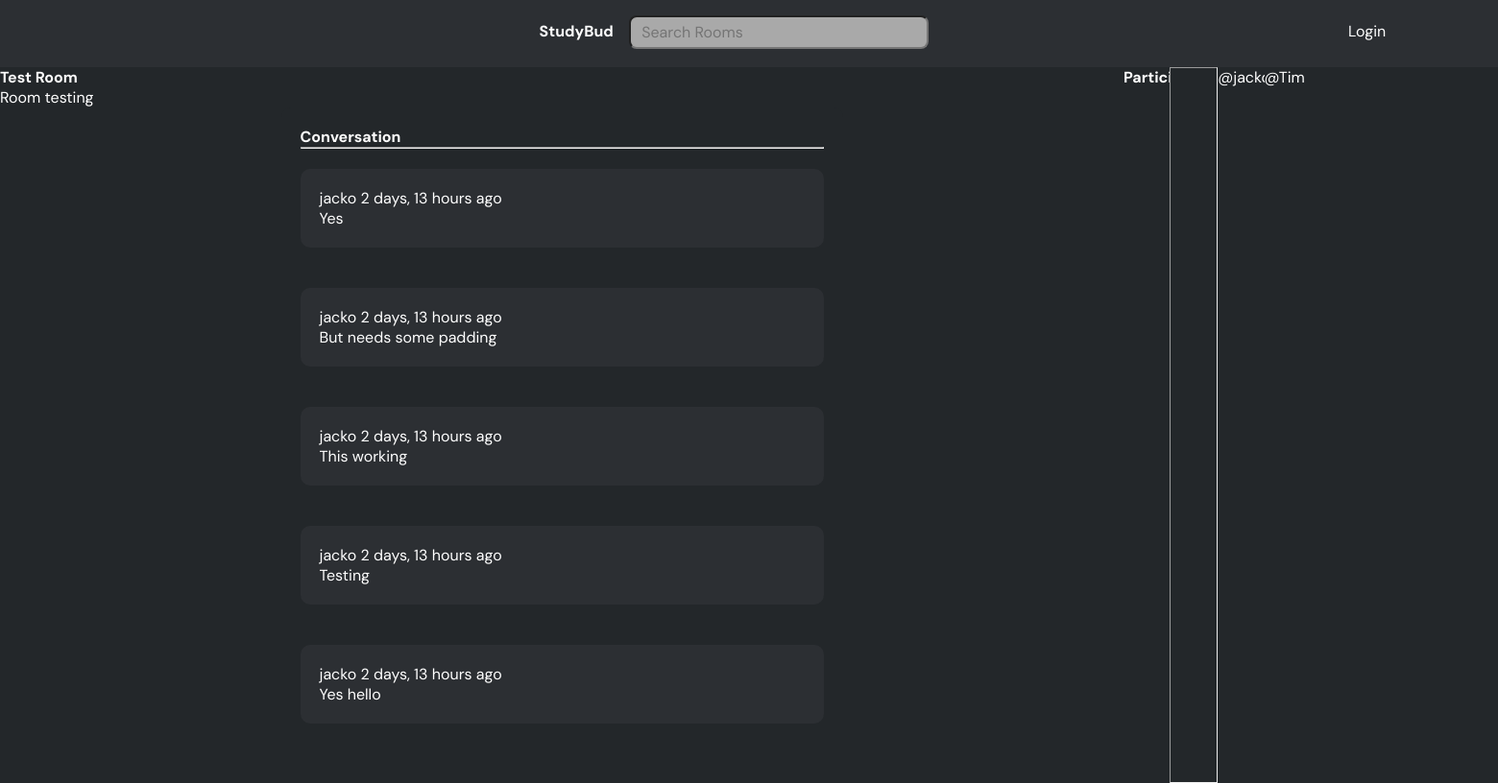
Screenshot of /room/7/ with the database file from the repository.
### base/models.py (models this page shows, shortened)
class Room(models.Model):
    host = models.ForeignKey(User, on_delete = models.SET_NULL, null=True)
    topic = models.ForeignKey(Topic, on_delete = models.SET_NULL, null=True)
    name = models.CharField(max_length=200)
    description = models.TextField(null=True, blank=True)
    participants = models.ManyToManyField(User, related_name="participants", blank=True)
    updated = models.DateTimeField(auto_now=True)
    created = models.DateTimeField(auto_now_add=True)
    class Meta:
        ordering = ["-updated", "-created"]

class Message(models.Model):
    user = models.ForeignKey(User, on_delete=models.CASCADE)
    room = models.ForeignKey(Room, on_delete = models.CASCADE)
    body = models.TextField()
    updated = models.DateTimeField(auto_now=True)
    created = models.DateTimeField(auto_now_add=True)
    class Meta:
        ordering = ["-updated", "-created"]

### base/views.py (the view, shortened to what this page needs)
# urls.py: path("room/<str:pk>/", views.room, name="room"),
def room(request, pk):
    room = Room.objects.get(id=pk)
    room_messages = room.message_set.all()
    participants = room.participants.all()
    context = {"room": room, "room_messages": room_messages, "participants": participants}
    return render(request, "base/room.html", context)

### base/templates/base/room.html (shortened to what this page needs)
{% extends "main.html" %}
{% block content %}
<div class ="room-container">
    <div>
        <h1>{{room.name}}</h1>
        <p>{{room.description}}</p>
    <div class = "comment-wrapper">
        <h3>Conversation</h3>
        <hr> <br>
        {% for message in room_messages %}
        <div class = "message-wrapper">
            <small>{{message.user}} {{message.created|timesince }} ago </small>
            <p>{{message.body}}</p>
        </div>
        <br><br>
        {% endfor %}
    </div>
    </div>
    <div class = "participants-wrapper">
        <h3>Participants</h3>
        <hr>
        {% for user in participants %}
            <div>
               <p>@{{user.username}}</p>
            </div>
        {% endfor %}
    </div>
</div>
{% endblock content %}

### static/styles/main.css (style rules this page uses)
* { font-family: "DM Sans", -apple-system, BlinkMacSystemFont, "Segoe UI", Roboto, Oxygen, Ubuntu, Cantarell, "Open Sans", "Helvetica Neue", sans-serif; margin: 0; padding: 0; box-sizing: border-box; text-rendering: optimizeLegibility; color: inherit; font-size: inherit; width:100%; overflow-x: hidden; }
body { background-color:#23272a; color:white; margin:0; width:100%; }
.comment-wrapper { border-top-left-radius: 10px; border-top-right-radius: 10px; }
.comment-form, .comment-wrapper { margin: auto; width: 50%; background-color:#23272a; padding:20px; }
.participants-wrapper { display: flex; flex-direction:row; justify-content: space-between; width:max-content; }
.message-wrapper { padding: 20px; background-color: #2c2f33; border-radius: 10px; }

### base/templates/base/room.html (style rules this page uses)
.room-container { display:grid; grid-template-columns: 3fr 1fr; }

### rows the page displays
Room: name "Test Room", description "Room testing"
Message: user "jacko", created "2 days, 13 hours", body "Yes"
Message: user "jacko", created "2 days, 13 hours", body "But needs some padding"
Message: user "jacko", created "2 days, 13 hours", body "This working"
Message: user "jacko", created "2 days, 13 hours", body "Testing"
Message: user "jacko", created "2 days, 13 hours", body "Yes hello"

### other values shown
{{ user.username }} "Tim"
